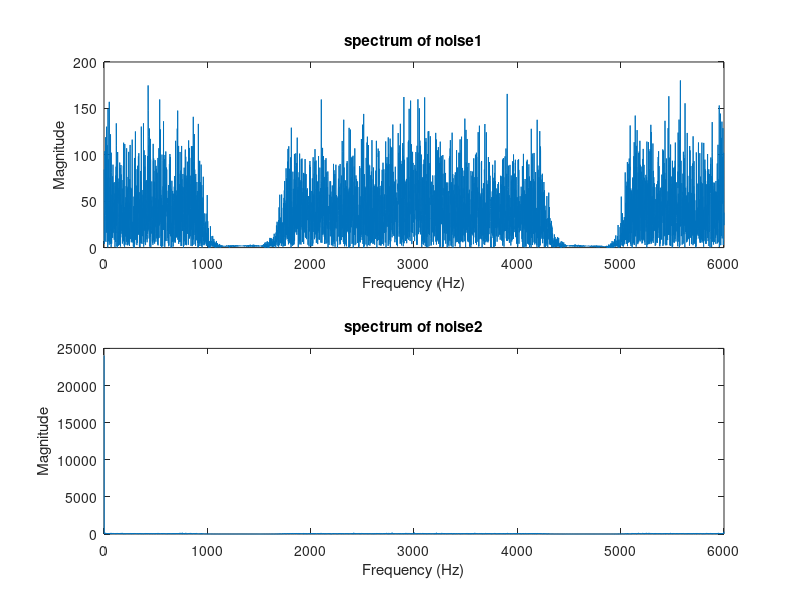

Write the MATLAB code that produced this figure.
dft1 = dlmread('dft_noise1.txt');
dft2 = dlmread('dft_noise2.txt');

subplot(2, 1, 1)
plot(abs(dft1))
xlabel('Frequency (Hz)');
ylabel('Magnitude');
title('spectrum of noise1');

subplot(2, 1, 2)
plot(abs(dft2))
xlabel('Frequency (Hz)');
ylabel('Magnitude');
title('spectrum of noise2');